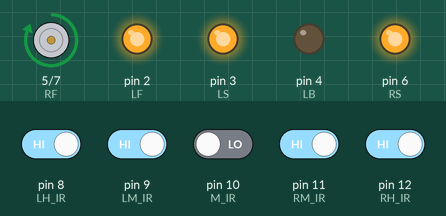
A sketch run on a simulated Arduino Uno, built with avr-gcc and run on an emulated ATmega328P. Shown: motor-driver pin pairs drawn as motors (green arrow = first pin HIGH = forward, orange = second pin HIGH = backward, longer = more drive), output pins drawn as LEDs (lit = HIGH). The inputs (shaded band) are chosen by the test bench; at power-on: pin 8 (LH_IR), pin 9 (LM_IR), pin 11 (RM_IR), pin 12 (RH_IR) HIGH, pin 10 (M_IR) LOW.

Above: at 1.2 s.
1.3 s: pin 8 (LH_IR) driven LOW and pin 10 (M_IR) driven HIGH
At 1.8 s:
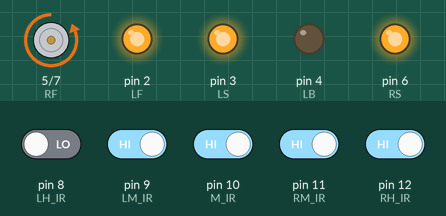
2.8 s: pin 10 (M_IR) driven LOW
At 4.0 s:
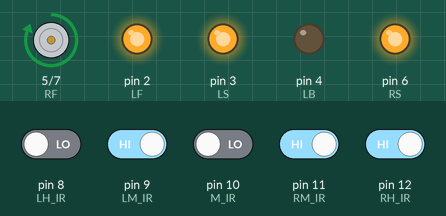
4.3 s: pin 10 (M_IR) driven HIGH
At 5.3 s:
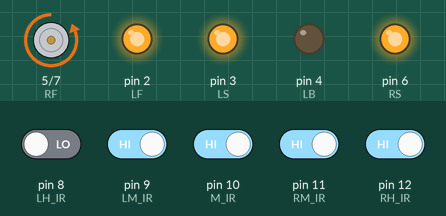
Timing chart, 0 to 7.3 s (numbered marks = the images above; inputs shaded):
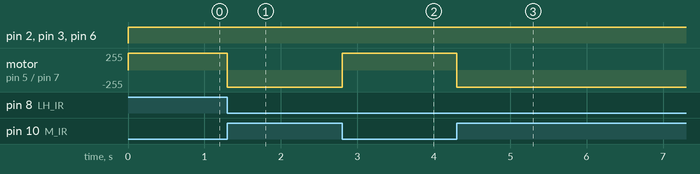

The sketch:

car.ino
```cpp
// Motor Connections
const int LF =  2;     // Left Forward
const int LS =  3;     // Left Speed
const int LB =  4;     // Left Backward
const int RF =  5;     // Right Forward
const int RS =  6;     // Right Speed
const int RB =  7;     // Right Backward

// IR Array Connections
const int LH_IR =  8;    // Very Left IR
const int LM_IR =  9;    // Slight Left IR
const int M_IR  = 10;    // Middle IR
const int RM_IR = 11;    // Slight Right IR
const int RH_IR = 12;    // Very Right IR

// IR Value containers
int LH_V;
int LM_V;
int M_V;
int RM_V;
int RH_V;

//Motor Speed Values
const int Max = 255; //Maximum Speed
const int TurnSensitivity = 0.42; // Speed / Wobble
int TurnSpeed;


void setup() {
  // put your setup code here, to run once:
  pinMode(LF , OUTPUT);
  pinMode(LB , OUTPUT);
  pinMode(LS , OUTPUT);
  pinMode(RF , OUTPUT);
  pinMode(RB , OUTPUT);
  pinMode(RS , OUTPUT);
  TurnSpeed = TurnSensitivity * Max;
}

void loop() {
  // put your main code here, to run repeatedly:
  LH_V = digitalRead(LH_IR);
  LM_V = digitalRead(LM_IR);
  M_V  = digitalRead(M_IR );
  RM_V = digitalRead(RM_IR);
  RH_V = digitalRead(RH_IR); // 0 means Black

  if (M_V == 1) {                         // Middle sensor is not on track
    if (LM_V == 0) {                      // Slight Left IR is on track
      while(M_V != 0 && LH_V != 0) {      // Turn slighly left until middles sensor is back on track or car has offshooted
        left(Max, TurnSpeed);
        M_V = digitalRead(M_IR);
      }
    }
    if (RM_V == 0) {                      // Slight Right IR is on track
      while(M_V != 0 && RH_V != 0) {      // Turn slighly right until middles sensor is back on track or car has offshooted
        right(TurnSpeed, Max);
        M_V = digitalRead(M_IR);
      }
    }
    if (LH_V == 0) {                      // Very Left IR is on track
      while(M_V != 0) {                   // Turn left at max speed until middles sensor is back on track
        left(Max, Max);
        M_V = digitalRead(M_IR);
      }
    }
    if (RH_V == 0) {                      // Very Right IR is on track
      while(M_V != 0) {                   // Turn right at max speed until middles sensor is back on track
        right(Max, Max);
        M_V = digitalRead(M_IR);
      }
    }
  }
  forward(Max, Max);                      // Go forward once all errors have been corrected
}

void forward(int L_Speed, int R_Speed) {
  analogWrite(LS, L_Speed);
  analogWrite(RS, R_Speed);
  digitalWrite(LF , HIGH);
  digitalWrite(LB , LOW);
  digitalWrite(RF , HIGH);
  digitalWrite(RB , LOW);
}

void backward(int L_Speed, int R_Speed) {
  analogWrite(LS, L_Speed);
  analogWrite(RS, R_Speed);
  digitalWrite(LF , LOW);
  digitalWrite(LB , HIGH);
  digitalWrite(RF , LOW);
  digitalWrite(RB , HIGH);
}

void left(int L_Speed, int R_Speed) {
  analogWrite(LS, L_Speed);
  analogWrite(RS, R_Speed);
  digitalWrite(LF , HIGH);
  digitalWrite(LB , LOW);
  digitalWrite(RF , LOW);
  digitalWrite(RB , HIGH);
}

void right(int L_Speed, int R_Speed) {
  analogWrite(LS, L_Speed);
  analogWrite(RS, R_Speed);
  digitalWrite(LF , LOW);
  digitalWrite(LB , HIGH);
  digitalWrite(RF , HIGH);
  digitalWrite(RB , LOW);
}
```

Measured:
- after the input at 1.3 s, motor on pin 5 (RF) / pin 7 (RB): forward 255/255 → backward 255/255 at once
- after the input at 2.8 s, motor on pin 5 (RF) / pin 7 (RB): backward 255/255 → forward 255/255 at once
- after the input at 4.3 s, motor on pin 5 (RF) / pin 7 (RB): forward 255/255 → backward 255/255 at once
